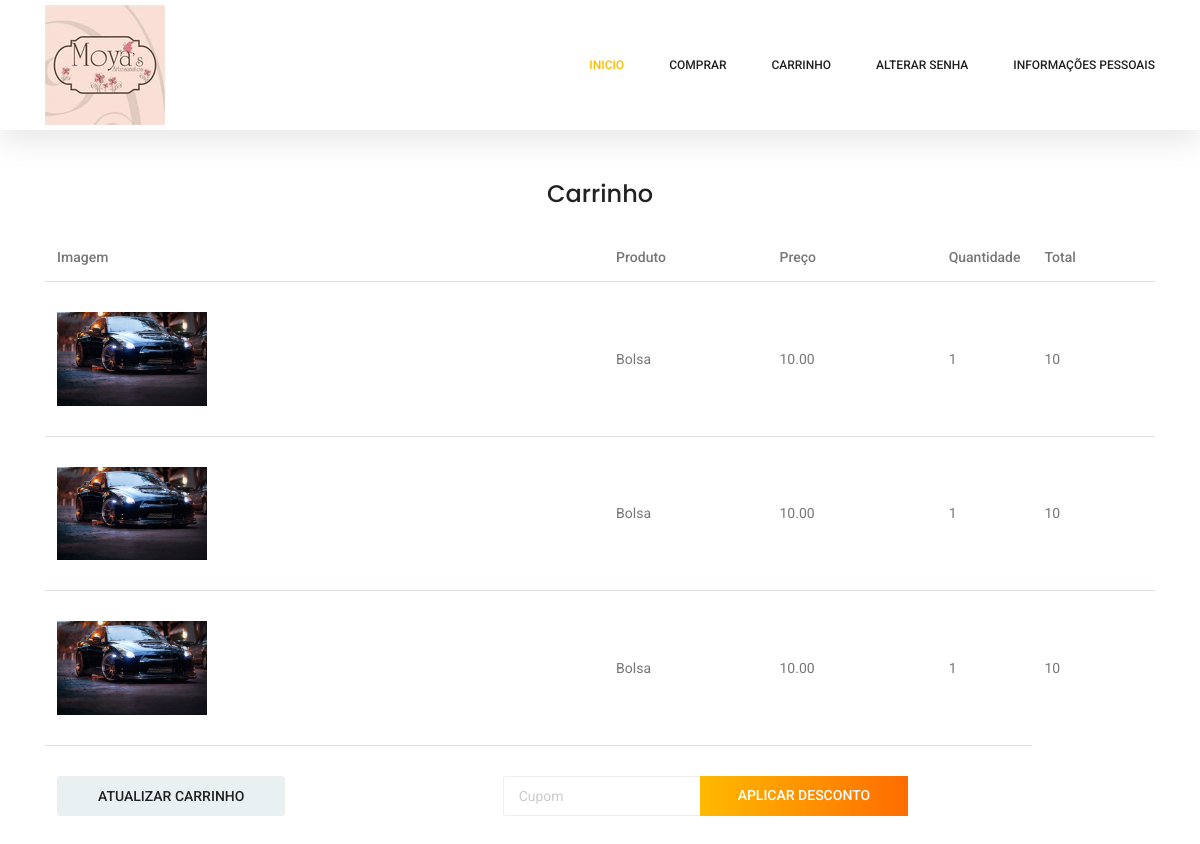
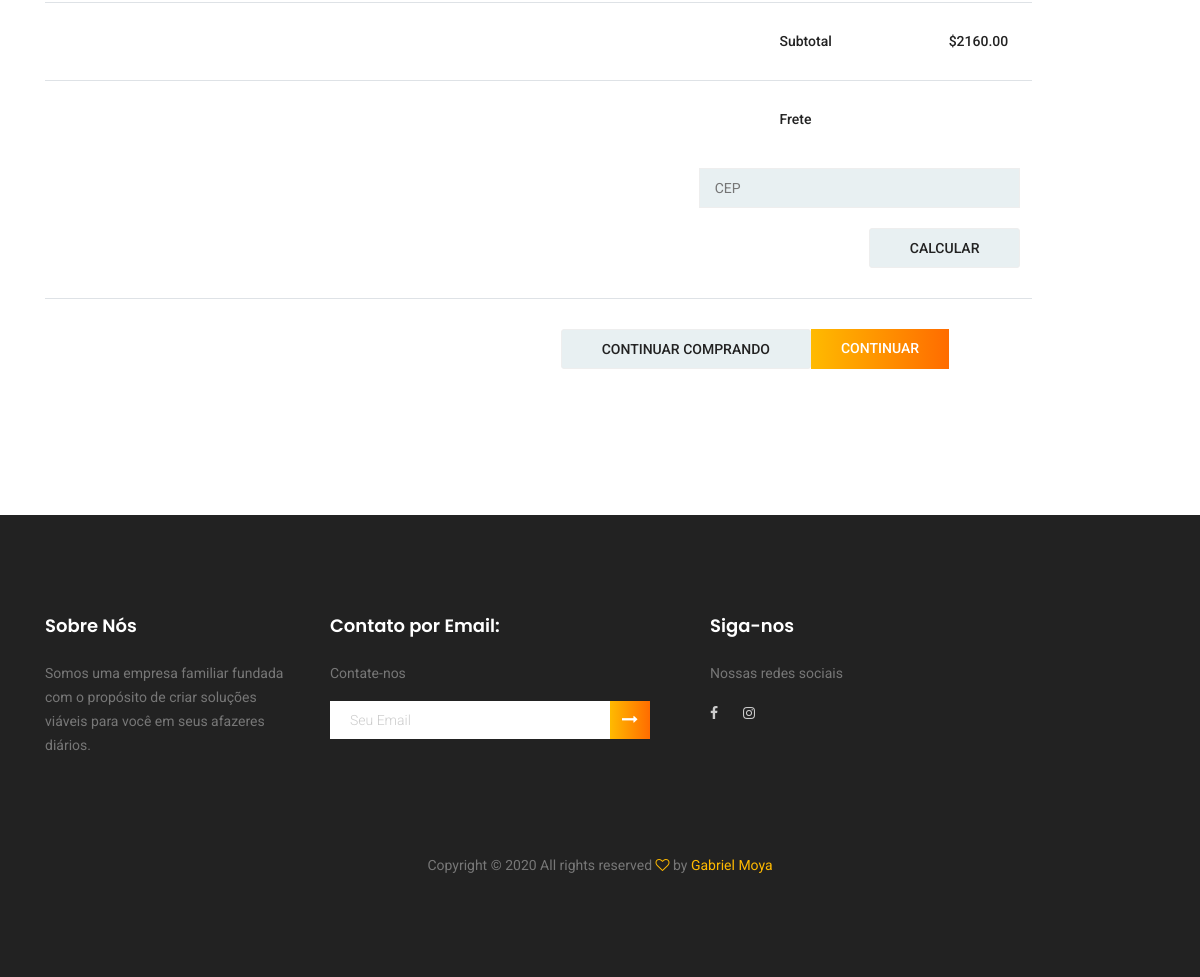
The app's page /clientes/carrinho/ (signed in), older data (2 pictures, top to bottom).
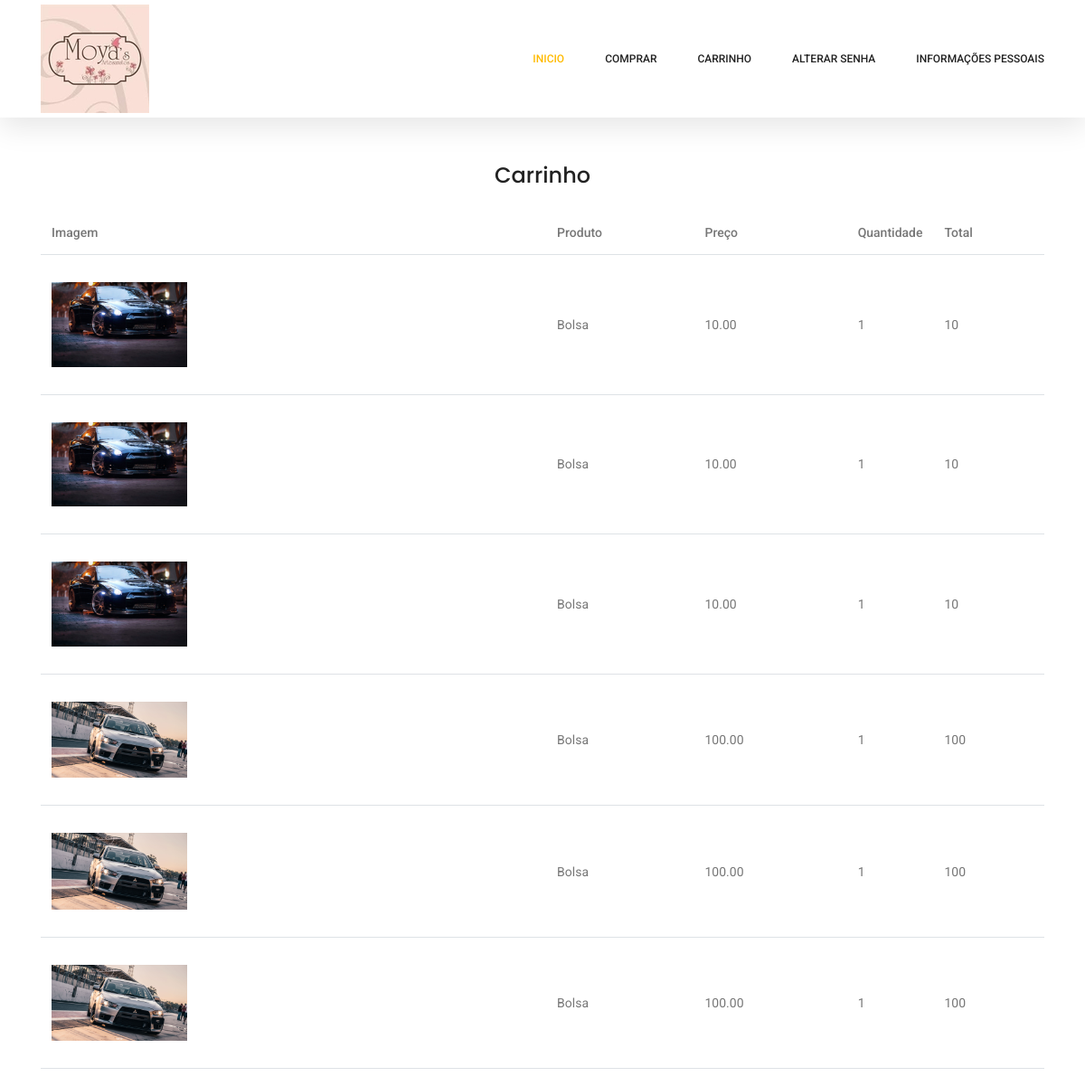
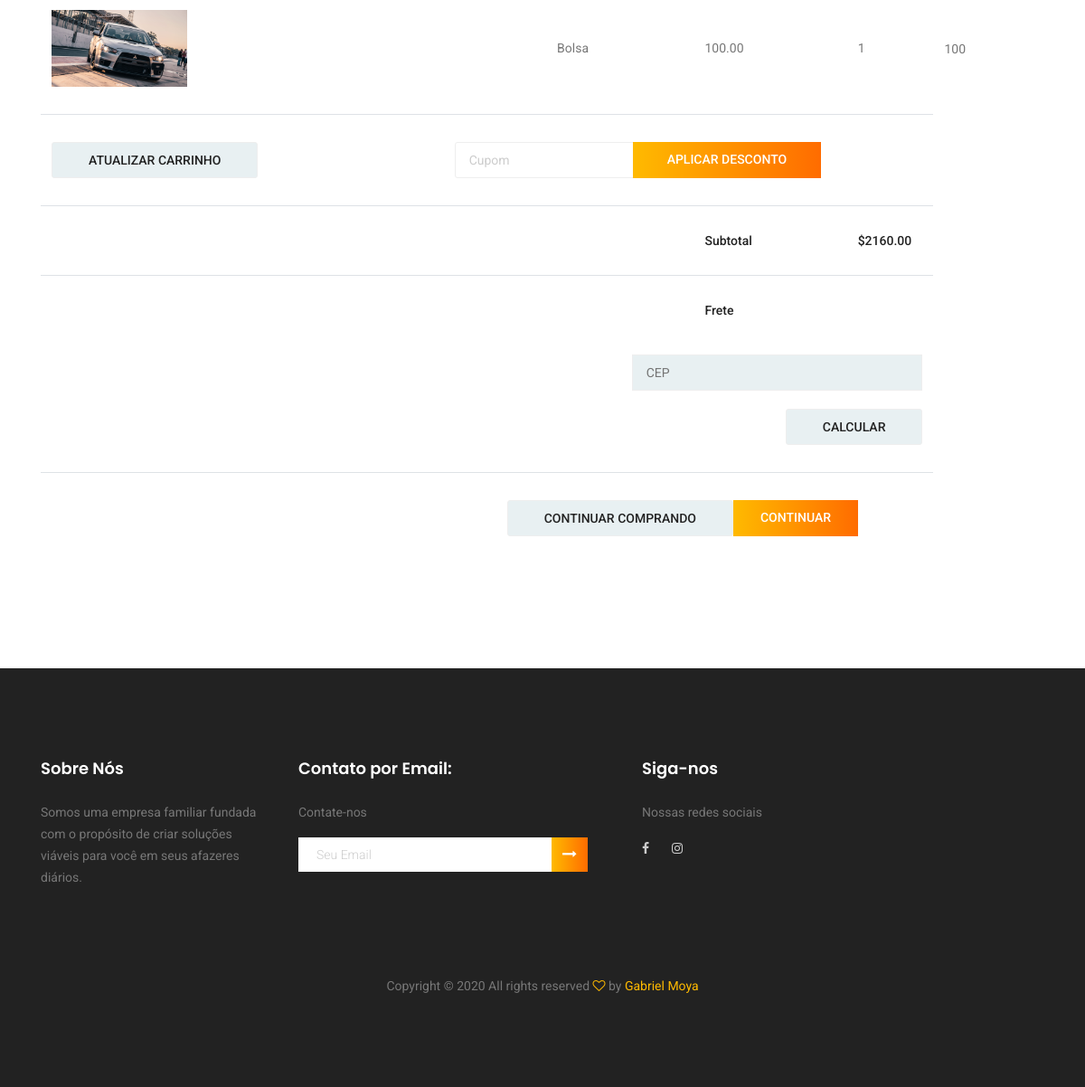
The same page, newer data (2 pictures, top to bottom).
### clientes/models.py (models this page shows, shortened)
class Carrinho(models.Model):
    quantidade = models.IntegerField()
    valor_unid = models.DecimalField(max_digits=50, decimal_places=2)
    produto = models.ForeignKey(Produto, on_delete=models.PROTECT)
    usuario = models.ForeignKey(User, on_delete=models.PROTECT)

### cadastros/models.py (models this page shows, shortened)
class Produto(models.Model):
    codigo = models.CharField(max_length=100)
    nome = models.CharField(max_length=100)
    descricao = models.CharField(max_length=100)
    estoque = models.IntegerField()
    valorVenda = models.DecimalField(max_digits=50, decimal_places=2)
    imagem = models.ImageField(upload_to="imagens/%Y/%m/%d/", max_length=255, null=True, blank=True)
    categoria = models.ForeignKey(Categoria, on_delete=models.PROTECT)

### clientes/views.py (the view)
# urls.py: path('clientes/carrinho/', CarrinhoList.as_view(), name="clientes-carrinho"),
class CarrinhoList(LoginRequiredMixin, ListView):
    model = Carrinho
    template_name = "clientes/carrinho.html"
    def get_context_data(self, *args, **kwargs):
        context = super().get_context_data(*args, **kwargs)
        context["carrinho"] = Carrinho.objects.filter(usuario=self.request.user)
        return context

### clientes/templates/clientes/carrinho.html (shortened to what this page needs)
{% extends 'clientes/formulario.html' %}
{% load static %}
{%block conteudo%}
<br>
<br>
<br>
<section class="cart_area">
    <h3 class="text-center mt-2 mb-4">Carrinho</h3>
    <div class="container">
        <div class="cart_inner">
            <div class="table-responsive">
                <table class="table">
                    <thead>
                        <tr>
                            <th scope="col">Imagem</th>
                            <th scope="col">Produto</th>
                            <th scope="col">Preço</th>
                            <th scope="col">Quantidade</th>
                            <th scope="col">Total</th>
                        </tr>
                    </thead>
                    <tbody>
                        {% for c in carrinho %}
                        <tr>
                            <td>
                                <img src="{{ c.produto.imagem.url }}" width="150" />
                            </td>
                            <td>{{c.produto.nome}}</td>
                            <td>{{c.valor_unid}}</td>
                            <td>{{c.quantidade}}</td>
                            <td>{% widthratio c.valor_unid 1 c.quantidade %}</td>
                        </tr>
                        {% empty %}
                        <tr>
                            <td colspan="4" class="text-center">
                                Nenhum produto no seu carrinho!
                            </td>
                        </tr>
                        {% endfor %}
                        <tr class="bottom_button">
                            <td>
                                <a class="gray_btn" href="{% url 'clientes-carrinho' %}">Atualizar Carrinho</a>
                            </td>
                            <td>
                            </td>
                            <td>
                                <div class="cupon_text d-flex align-items-center">
                                    <input type="text" placeholder="Cupom">
                                    <a class="primary-btn" href="#">Aplicar desconto</a>
                                </div>
                            </td>
                        </tr>
                        <tr>
                            <td>
                            </td>
                            <td>
                            </td>
                            <td>
                                <h5>Subtotal</h5>
                            </td>
                            <td>
                                <h5>$2160.00</h5>
                            </td>
                        </tr>
                        <tr class="shipping_area">
                            <td>
                            </td>
                            <td>
                            </td>
                            <td>
                                <h5>Frete</h5>
                            </td>
                            <td>
                                <div class="shipping_box">
                                    <h6>&nbsp;</h6>
                                    <input type="text" placeholder="CEP">
                                    <a class="gray_btn" href="#">Calcular</a>
                                </div>
                            </td>
                        </tr>
                        <tr class="out_button_area">
                            <td>
                            </td>
                            <td>
                            </td>
                            <td>
                                <div class="checkout_btn_inner d-flex align-items-center">
                                    <a class="gray_btn" href="{% url 'clientes-index' %}">Continuar comprando</a>
                                    <a class="primary-btn" href="#">Continuar</a>
                                </div>
                            </td>
                        </tr>
                    </tbody>
                </table>
            </div>
        </div>
    </div>
</section>
{%endblock%}

### clientes/templates/clientes/formulario.html (shortened to what this page needs)
{% load static %}
<!DOCTYPE html>
<html lang="zxx" class="no-js">
<head>
    <link rel="stylesheet" href="{% static 'karma/css/linearicons.css' %}">
    <link rel="stylesheet" href="{% static 'karma/css/font-awesome.min.css' %}">
    <link rel="stylesheet" href="{% static 'karma/css/themify-icons.css' %}">
    <link rel="stylesheet" href="{% static 'karma/css/bootstrap.css' %}">
    <link rel="stylesheet" href="{% static 'karma/css/owl.carousel.css' %}">
    <link rel="stylesheet" href="{% static 'karma/css/nice-select.css' %}">
    <link rel="stylesheet" href="{% static 'karma/css/nouislider.min.css' %}">
    <link rel="stylesheet" href="{% static 'karma/css/ion.rangeSlider.css' %}" />
    <link rel="stylesheet" href="{% static 'karma/css/ion.rangeSlider.skinFlat.css' %}"/>
    <link rel="stylesheet" href="{% static 'karma/css/magnific-popup.css' %}">
    <link rel="stylesheet" href="{% static 'karma/css/main.css' %}">
</head>
<body>
    {% block menu%}
    <header class="header_area sticky-header">
        <div class="main_menu">
            <nav class="navbar navbar-expand-lg navbar-light main_box">
                <div class="container">
                    <a class="navbar-brand logo_h" href="{% static 'karma/index.html' %}"><img src="{% static 'img/logo.jpg' %}" alt=""></a>
                    <div class="collapse navbar-collapse offset" id="navbarSupportedContent">
                        <ul class="nav navbar-nav menu_nav ml-auto">
                            <li class="nav-item active"><a class="nav-link" href="{% url 'clientes-index' %}">Inicio</a></li>
                            <li class="nav-item"><a class="nav-link" href="#">Comprar</a></li>
                            <li class="nav-item"><a class="nav-link" href="{% url 'clientes-carrinho' %}">Carrinho</a></li>
                            {% if request.user.is_authenticated %}
                            <li class="nav-item"><a class="nav-link" href="{% url 'alterar-senha' %}">Alterar senha</a></li>
                            <li class="nav-item submenu dropdown">
                                <a href="#" class="nav-link dropdown-toggle" data-toggle="dropdown" role="button" aria-haspopup="true"
                                    aria-expanded="false">Informações Pessoais</a>
                            </li>
                            {% else %}
                            <a href="#" class="nav-link dropdown-toggle" data-toggle="dropdown" role="button" aria-haspopup="true"
                                aria-expanded="false">Entrar</a>
                            {% endif %}
                        </ul>
                    </div>
                </div>
            </nav>
        </div>
    </header>
    {%endblock%}
    {%block conteudo%}{%endblock%}
    {%block rodape%}
    <footer class="footer-area section_gap">
        <div class="container">
            <div class="row">
                <div class="col-lg-3  col-md-6 col-sm-6">
                    <div class="single-footer-widget">
                        <h6>Sobre Nós</h6>
                        <p>
                           Somos uma empresa familiar fundada com o propósito de criar soluções
                           viáveis para você em seus afazeres diários.
                        </p>
                    </div>
                </div>
                <div class="col-lg-4  col-md-6 col-sm-6">
                    <div class="single-footer-widget">
                        <h6>Contato por Email:</h6>
                        <p>Contate-nos</p>
                        <div class="" id="mc_embed_signup">
                            <form target="_blank" novalidate="true"
                                action="https://spondonit.us12.list-manage.com/subscribe/post?u=1462626880ade1ac87bd9c93a&amp;id=92a4423d01"
                                method="get" class="form-inline">
                                <div class="d-flex flex-row">
                                    <input class="form-control" name="EMAIL" placeholder="Seu Email"
                                        onfocus="this.placeholder = ''" onblur="this.placeholder = 'Enter Email '"
                                        required="" type="email">
                                    <button class="click-btn btn btn-default"><i class="fa fa-long-arrow-right"
                                            aria-hidden="true"></i></button>
                                </div>
                            </form>
                        </div>
                    </div>
                </div>
                <div class="col-lg-2 col-md-6 col-sm-6">
                    <div class="single-footer-widget">
                        <h6>Siga-nos</h6>
                        <p>Nossas redes sociais</p>
                        <div class="footer-social d-flex align-items-center">
                            <a href="https://www.facebook.com/MoyasArtesanatos/"><i class="fa fa-facebook"></i></a>
                            <a href="https://www.instagram.com/MoyasArtesanatos/"><i class="fa fa-instagram"></i></a>
                        </div>
                    </div>
                </div>
            </div>
            <div class="footer-bottom d-flex justify-content-center align-items-center flex-wrap">
                <p class="footer-text m-0">
                    Copyright &copy;
                    <script>document.write(new Date().getFullYear());</script> All rights reserved  <i class="fa fa-heart-o" aria-hidden="true"></i> by <a href="https://github.com/GabrielMoyaIFPR"
                        target="_blank">Gabriel Moya</a>
                </p>
            </div>
        </div>
    </footer>
    {%endblock%}
</body>
</html>

Row changes from the older to the newer data that the page shows:
added Carrinho: produto.imagem (picture), produto.nome "Bolsa", valor_unid "100.00", quantidade "1", valor_unid+quantidade "100"
added Carrinho: produto.imagem (picture), produto.nome "Bolsa", valor_unid "100.00", quantidade "1", valor_unid+quantidade "100"
added Carrinho: produto.imagem (picture), produto.nome "Bolsa", valor_unid "100.00", quantidade "1", valor_unid+quantidade "100"
added Carrinho: produto.imagem (picture), produto.nome "Bolsa", valor_unid "100.00", quantidade "1", valor_unid+quantidade "100"
